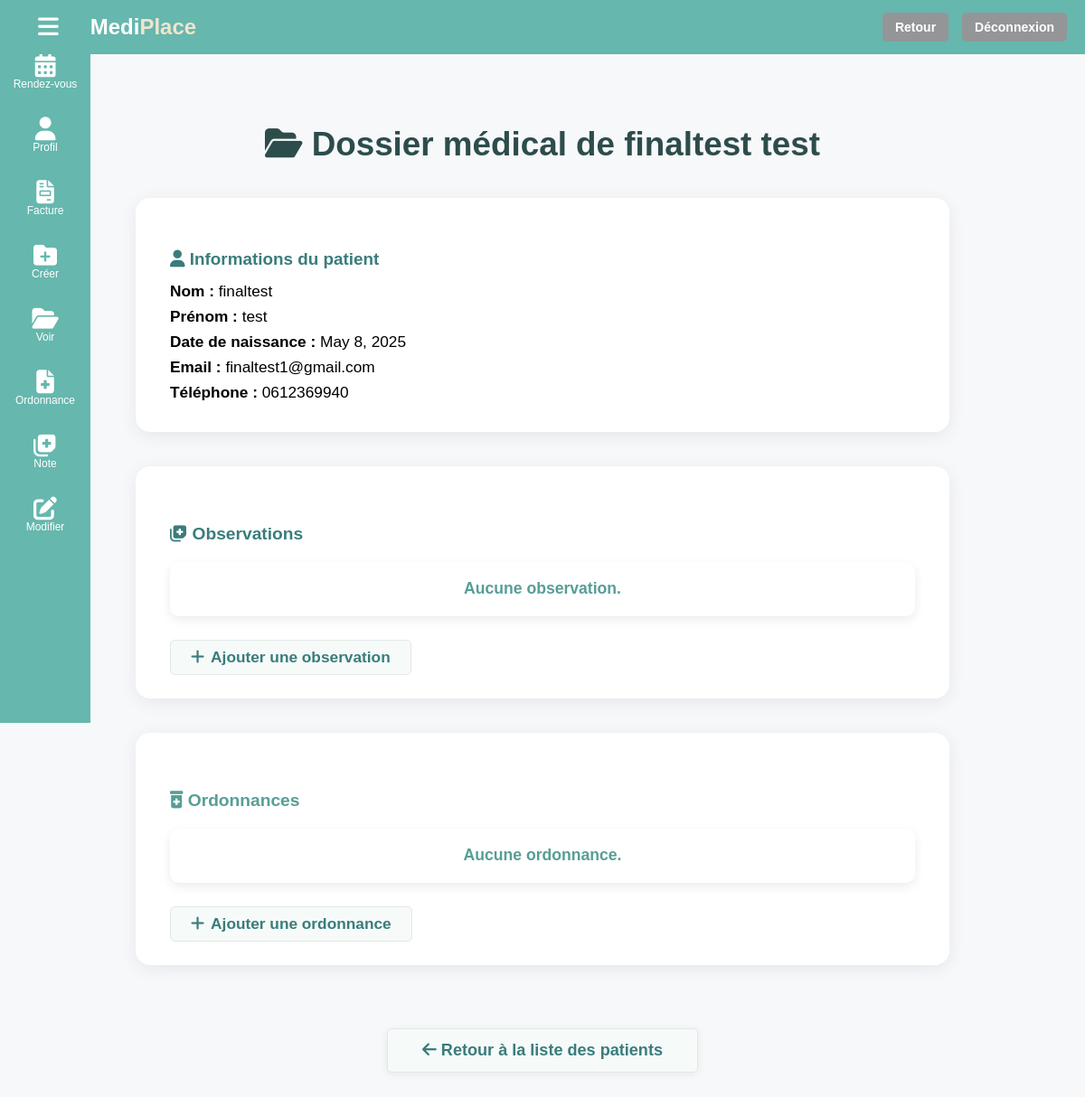
The app's page /dossier-patient-med/14/ (signed in) with its own data.
### cabinet/models.py (models this page shows, shortened)
class Patient(models.Model):
    nom = models.CharField(max_length=50)
    prenom = models.CharField(max_length=50)
    email = models.EmailField(unique=True)
    numero_telephone = models.CharField(max_length=15)
    date_naissance = models.DateField()
    mot_de_passe = models.CharField(max_length=128)

### cabinet/views.py (the view)
# urls.py: path('dossier-patient-med/<int:patient_id>/', views.dossier_patient_med, name='dossier_patient_med'),
def dossier_patient_med(request, patient_id):
    email_med = request.session.get('user_email')
    if not email_med:
        return redirect('login')
    medecin = get_object_or_404(Medecin, email=email_med)
    patient = get_object_or_404(Patient, id=patient_id)
    dossier = DossierMedical.objects.filter(patient=patient).first()
    ordonnances = Ordonnance.objects.filter(dossier_medical=dossier) if dossier else []
    observations = Observation.objects.filter(dossier_medical=dossier) if dossier else []
    msg = None
    if request.method == 'POST' and 'ajouter_ordonnance' in request.POST:
        contenu = request.POST.get('contenu_ordonnance')
        if contenu and dossier:
            Ordonnance.objects.create(dossier_medical=dossier, medecin=medecin, contenu=contenu)
            msg = "Ordonnance ajoutée avec succès."
            ordonnances = Ordonnance.objects.filter(dossier_medical=dossier)
    if request.method == 'POST' and 'ajouter_observation' in request.POST:
        contenu = request.POST.get('contenu_observation')
        if contenu and dossier:
            Observation.objects.create(dossier_medical=dossier, medecin=medecin, contenu=contenu)
            msg = "Observation ajoutée avec succès."
            observations = Observation.objects.filter(dossier_medical=dossier)
    return render(request, 'cabinet/dossier_patient_med.html', {
        'patient': patient,
        'dossier': dossier,
        'ordonnances': ordonnances,
        'observations': observations,
        'msg': msg,
    })

### cabinet/templates/cabinet/dossier_patient_med.html (shortened to what this page needs)
{% include 'cabinet/headerbasepagemed.html' %}
<div class="dossier-bg">
  <div class="dossier-centered">
    <h2 class="dossier-title"><i class="fa fa-folder-open"></i> Dossier médical de {{ patient.nom }} {{ patient.prenom }}</h2>
    <div class="patient-card">
      <h4><i class="fa fa-user"></i> Informations du patient</h4>
      <div class="patient-info-row">
        <div><strong>Nom :</strong> {{ patient.nom }}</div>
        <div><strong>Prénom :</strong> {{ patient.prenom }}</div>
        <div><strong>Date de naissance :</strong> {{ patient.date_naissance }}</div>
        <div><strong>Email :</strong> {{ patient.email }}</div>
        <div><strong>Téléphone :</strong> {{ patient.numero_telephone }}</div>
      </div>
    </div>
    <div class="section-card">
      <h5 class="card-title-obs"><i class="fa fa-notes-medical"></i> Observations</h5>
      {% if observations %}
        <ul class="list-group-custom">
          {% for observation in observations %}
            <li class="mini-card">
              <div><strong>Date :</strong> {{ observation.date|date:'d/m/Y H:i' }}</div>
              <div><strong>Médecin :</strong> Dr. {{ observation.medecin.nom }} {{ observation.medecin.prenom }}</div>
              <div><strong>Contenu :</strong> {{ observation.contenu }}</div>
            </li>
          {% endfor %}
        </ul>
      {% else %}
        <div class="empty-history-msg">Aucune observation.</div>
      {% endif %}
      <a href="{% url 'ajout_observation_patient' patient.id %}" class="btn-action-add"><i class="fa fa-plus"></i> Ajouter une observation</a>
    </div>
    <div class="section-card">
      <h5 class="card-title-ordo"><i class="fa fa-prescription-bottle-alt"></i> Ordonnances</h5>
      {% if ordonnances %}
        <ul class="list-group-custom">
          {% for ordonnance in ordonnances %}
            <li class="mini-card">
              <div><strong>Date :</strong> {{ ordonnance.date|date:'d/m/Y H:i' }}</div>
              <div><strong>Médecin :</strong> Dr. {{ ordonnance.medecin.nom }} {{ ordonnance.medecin.prenom }}</div>
              {% for ligne in ordonnance.contenu.splitlines %}
                <div><strong>Médicament & posologie :</strong> {{ ligne }}</div>
              {% endfor %}
            </li>
          {% endfor %}
        </ul>
      {% else %}
        <div class="empty-history-msg">Aucune ordonnance.</div>
      {% endif %}
      <a href="{% url 'ajout_ordonnance_patient' patient.id %}" class="btn-action-add"><i class="fa fa-plus"></i> Ajouter une ordonnance</a>
    </div>
    <div class="retour-center">
      <a href="{% url 'mes_patients_med' %}" class="btn-retour-main"><i class="fa fa-arrow-left"></i> Retour à la liste des patients</a>
    </div>
  </div>
</div>

### cabinet/static/cabinet/css/headerbasepagemed.css (style rules this page uses)
* { box-sizing: border-box; }
body { margin: 0; font-family: Arial, sans-serif; overflow-y: auto; background: #f7f8fa; }

### cabinet/templates/cabinet/dossier_patient_med.html (style rules this page uses)
.dossier-bg { min-height: 100vh; background: #f7f8fa; width: 100vw; }
.dossier-centered { max-width: 900px; margin: 0 auto; padding: 48px 0 48px 0; display: flex; flex-direction: column; gap: 38px; }
.dossier-title { font-size: 2.3rem; color: #2d4c4c; font-weight: 800; margin-bottom: 0; text-align: center; }
.patient-card, .section-card { background: #fff; border-radius: 16px; box-shadow: 0 4px 18px rgba(44, 62, 80, 0.09); padding: 32px 38px 26px 38px; margin: 0 auto; width: 100%; font-size: 1.15rem; }
.patient-card h4 { color: #3a7c7c; font-weight: 700; margin-bottom: 14px; font-size: 1.18rem; }
.patient-info-row > div { margin-bottom: 7px; font-size: 1.08rem; }
.card-title-ordo { color: #579e96; font-weight: 700; margin-bottom: 16px; font-size: 1.2rem; }
.card-title-obs { color: #3a7c7c; font-weight: 700; margin-bottom: 16px; font-size: 1.2rem; }
.empty-history-msg { display: flex; justify-content: center; align-items: center; min-height: 60px; font-size: 1.1rem; color: #579e96; font-weight: 600; background: #fff; border-radius: 10px; margin: 20px 0 18px 0; box-shadow: 0 4px 12px rgba(0, 0, 0, 0.08); }
.btn-action-add { background: #f6faf9; color: #3a7c7c; border-radius: 5px; padding: 8px 22px; text-decoration: none; font-weight: 600; font-size: 1.08rem; border: 1px solid #e3e8e7; transition: background 0.18s, color 0.18s; display: inline-flex; align-items: center; gap: 7px; margin-top: 8px; }
.retour-center { text-align: center; margin-top: 32px; margin-bottom: 0; }
.btn-retour-main { background: #f6faf9; color: #3a7c7c; border-radius: 5px; padding: 13px 38px; text-decoration: none; font-weight: 600; font-size: 1.13rem; border: 1px solid #e3e8e7; transition: background 0.18s, color 0.18s, box-shadow 0.18s; box-shadow: 0 2px 8px rgba(44, 62, 80, 0.08); display: inline-block; margin-top: 0; }
html, body { height: auto !important; min-height: 100vh; overflow-y: auto !important; }

### records on screen
Patient: nom "finaltest", prenom "test", date_naissance "May 8, 2025", email "finaltest1@gmail.com", numero_telephone "0612369940"
